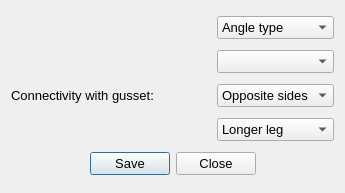
<?xml version="1.0" encoding="UTF-8"?>
<ui version="4.0">
 <class>Dialog</class>
 <widget class="QDialog" name="Dialog">
  <property name="geometry">
   <rect>
    <x>0</x>
    <y>0</y>
    <width>345</width>
    <height>193</height>
   </rect>
  </property>
  <property name="font">
   <font>
    <family>Arial</family>
    <pointsize>10</pointsize>
   </font>
  </property>
  <property name="windowTitle">
   <string>Double angle</string>
  </property>
  <layout class="QGridLayout" name="gridLayout">
   <item row="3" column="2">
    <widget class="QComboBox" name="comboBox_doub_leg">
     <property name="font">
      <font>
       <family>Arial</family>
       <pointsize>10</pointsize>
      </font>
     </property>
     <item>
      <property name="text">
       <string>Longer leg</string>
      </property>
     </item>
     <item>
      <property name="text">
       <string>Shorter leg</string>
      </property>
     </item>
    </widget>
   </item>
   <item row="2" column="0" colspan="2">
    <widget class="QLabel" name="label">
     <property name="text">
      <string>Connectivity with gusset:</string>
     </property>
    </widget>
   </item>
   <item row="2" column="2">
    <widget class="QComboBox" name="comboBx_doub_sides">
     <property name="font">
      <font>
       <family>Arial</family>
       <pointsize>10</pointsize>
      </font>
     </property>
     <item>
      <property name="text">
       <string>Opposite sides</string>
      </property>
     </item>
     <item>
      <property name="text">
       <string>Same side</string>
      </property>
     </item>
    </widget>
   </item>
   <item row="1" column="2">
    <widget class="QComboBox" name="comboBox_doub_selct_section">
     <property name="font">
      <font>
       <family>Arial</family>
       <pointsize>10</pointsize>
      </font>
     </property>
    </widget>
   </item>
   <item row="0" column="0">
    <spacer name="horizontalSpacer">
     <property name="orientation">
      <enum>Qt::Horizontal</enum>
     </property>
     <property name="sizeHint" stdset="0">
      <size>
       <width>40</width>
       <height>20</height>
      </size>
     </property>
    </spacer>
   </item>
   <item row="0" column="2">
    <widget class="QComboBox" name="comboBox_doub_angle">
     <property name="font">
      <font>
       <family>Arial</family>
       <pointsize>10</pointsize>
      </font>
     </property>
     <item>
      <property name="text">
       <string>Angle type</string>
      </property>
     </item>
     <item>
      <property name="text">
       <string>Equal angle</string>
      </property>
     </item>
     <item>
      <property name="text">
       <string>Unequal angle</string>
      </property>
     </item>
    </widget>
   </item>
   <item row="4" column="0" colspan="3">
    <layout class="QHBoxLayout" name="horizontalLayout">
     <item>
      <spacer name="horizontalSpacer_4">
       <property name="orientation">
        <enum>Qt::Horizontal</enum>
       </property>
       <property name="sizeHint" stdset="0">
        <size>
         <width>40</width>
         <height>20</height>
        </size>
       </property>
      </spacer>
     </item>
     <item>
      <widget class="QPushButton" name="btn_save">
       <property name="text">
        <string>Save</string>
       </property>
      </widget>
     </item>
     <item>
      <widget class="QPushButton" name="btn_close">
       <property name="text">
        <string>Close</string>
       </property>
      </widget>
     </item>
     <item>
      <spacer name="horizontalSpacer_3">
       <property name="orientation">
        <enum>Qt::Horizontal</enum>
       </property>
       <property name="sizeHint" stdset="0">
        <size>
         <width>40</width>
         <height>20</height>
        </size>
       </property>
      </spacer>
     </item>
    </layout>
   </item>
  </layout>
 </widget>
 <resources/>
 <connections/>
</ui>
